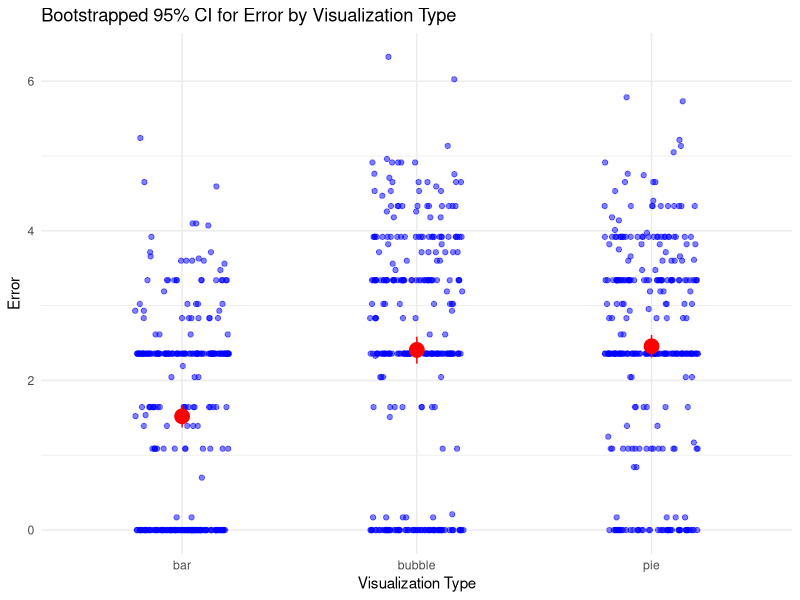

Generate this figure with R:
library(ggplot2)
library(dplyr)

data <- read.csv("Master_CSV.csv")
data$visualization <- trimws(data$visualization)


bootstrap_ci <- function(x, conf = 0.95, B = 1000) {
  boot_samples <- replicate(B, mean(sample(x, replace = TRUE)))
  quantile(boot_samples, c((1 - conf) / 2, 1 - (1 - conf) / 2))
}

ggplot(data, aes(x = visualization, y = cm_error)) +
  geom_jitter(width = 0.2, alpha = 0.5, color = "blue") +
  stat_summary(
    fun.data = function(y) {
      ci <- bootstrap_ci(y)
      return(data.frame(y = mean(y), ymin = ci[1], ymax = ci[2]))
    },
    geom = "pointrange",
    color = "red",
    size = 1
  ) +
  labs(title = "Bootstrapped 95% CI for Error by Visualization Type",
       x = "Visualization Type",
       y = "Error") +
  theme_minimal()
